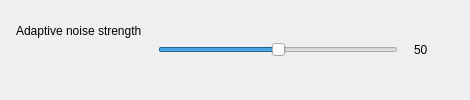
          <widget class="QFrame" name="cardAdaptiveNoiseLevel">
           <property name="frameShape"><enum>QFrame::NoFrame</enum></property>
           <property name="cssClass" stdset="0"><string notr="true">settingCard</string></property>
           <layout class="QHBoxLayout" name="cardAdaptiveNoiseLevelLayout" stretch="1,0">
            <property name="spacing"><number>16</number></property>
            <property name="leftMargin"><number>16</number></property>
            <property name="topMargin"><number>12</number></property>
            <property name="rightMargin"><number>16</number></property>
            <property name="bottomMargin"><number>12</number></property>
            <item>
             <layout class="QVBoxLayout" name="cardAdaptiveNoiseLevelText">
              <property name="spacing"><number>2</number></property>
              <item>
               <widget class="QLabel" name="lbAdaptiveNoiseLevel">
                <property name="text"><string>Adaptive noise strength</string></property>
                <property name="cssClass" stdset="0"><string notr="true">cardTitle</string></property>
               </widget>
              </item>
              <item>
               <widget class="QLabel" name="lbDescAdaptiveNoiseLevel">
                <property name="text"><string notr="true"/></property>
                <property name="wordWrap"><bool>true</bool></property>
                <property name="cssClass" stdset="0"><string notr="true">cardDescription</string></property>
               </widget>
              </item>
             </layout>
            </item>
            <item>
             <layout class="QHBoxLayout" name="hlAdaptiveNoiseLevel">
              <item>
               <widget class="QSlider" name="hsAdaptiveNoiseLevel">
                <property name="minimumSize"><size><width>240</width><height>0</height></size></property>
                <property name="maximum"><number>100</number></property>
                <property name="value"><number>50</number></property>
                <property name="orientation"><enum>Qt::Horizontal</enum></property>
               </widget>
              </item>
              <item>
               <widget class="QLabel" name="lblAdaptiveNoiseLevelValue">
                <property name="minimumSize"><size><width>40</width><height>0</height></size></property>
                <property name="text"><string notr="true">50</string></property>
               </widget>
              </item>
             </layout>
            </item>
           </layout>
          </widget>
